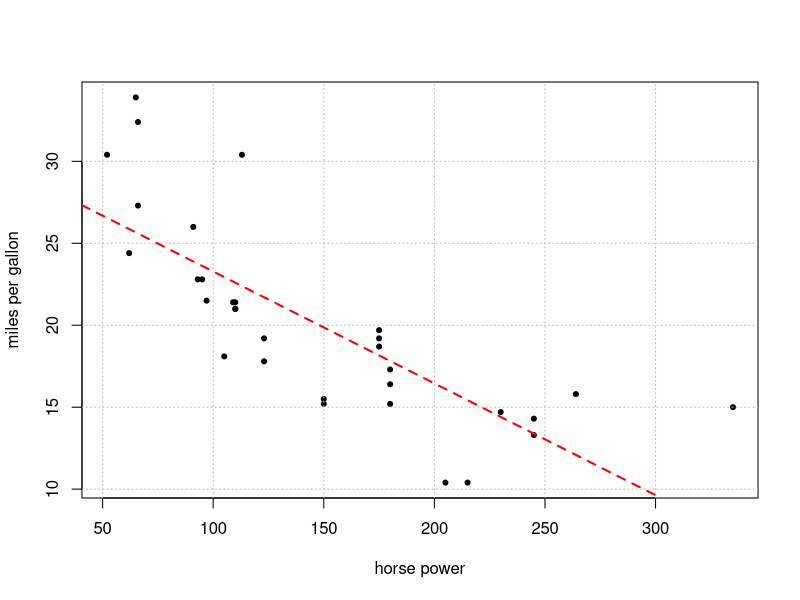

This figure's R source:
attach(mtcars)
mtcars
n=nrow(mtcars)
colnames(mtcars)
y=mtcars[,"mpg"]
predictors_nm=c("hp","wt","disp")
x=mtcars[,predictors_nm]

Int=rep(1,n)
Int
X=as.matrix(cbind(Int,x))
X
##calculate X'X
Xt_X_x=t(X)%*%X
###########calulculate inverse of X'X##
inv_Xt_x_X=solve(Xt_X_x)
inv_Xt_x_X
###calculate beta
beta_hat=inv_Xt_x_X%*%t(X)%*%y
beta_hat
##Fit linear regression model using lm
####mpg=b0+b1*hp+b2*wt+b3*disp+e
fit=lm(mpg~hp+wt+disp,data=mtcars)
cbind(coef(fit),beta_hat)
###########3
plot(mtcars$hp,mtcars$mpg,pch=20,xlab="horse power",ylab="miles per gallon")
grid(col="grey")
abline(lm(mpg~hp,data=mtcars),col="red",lwd=2,lty=2)
####################
head(mtcars)
str(mtcars)
mtcars$cyl=as.factor(mtcars$cyl)
str(mtcars)
fit2=lm(mpg~cyl,data=mtcars)
fit2
summary(fit2)
